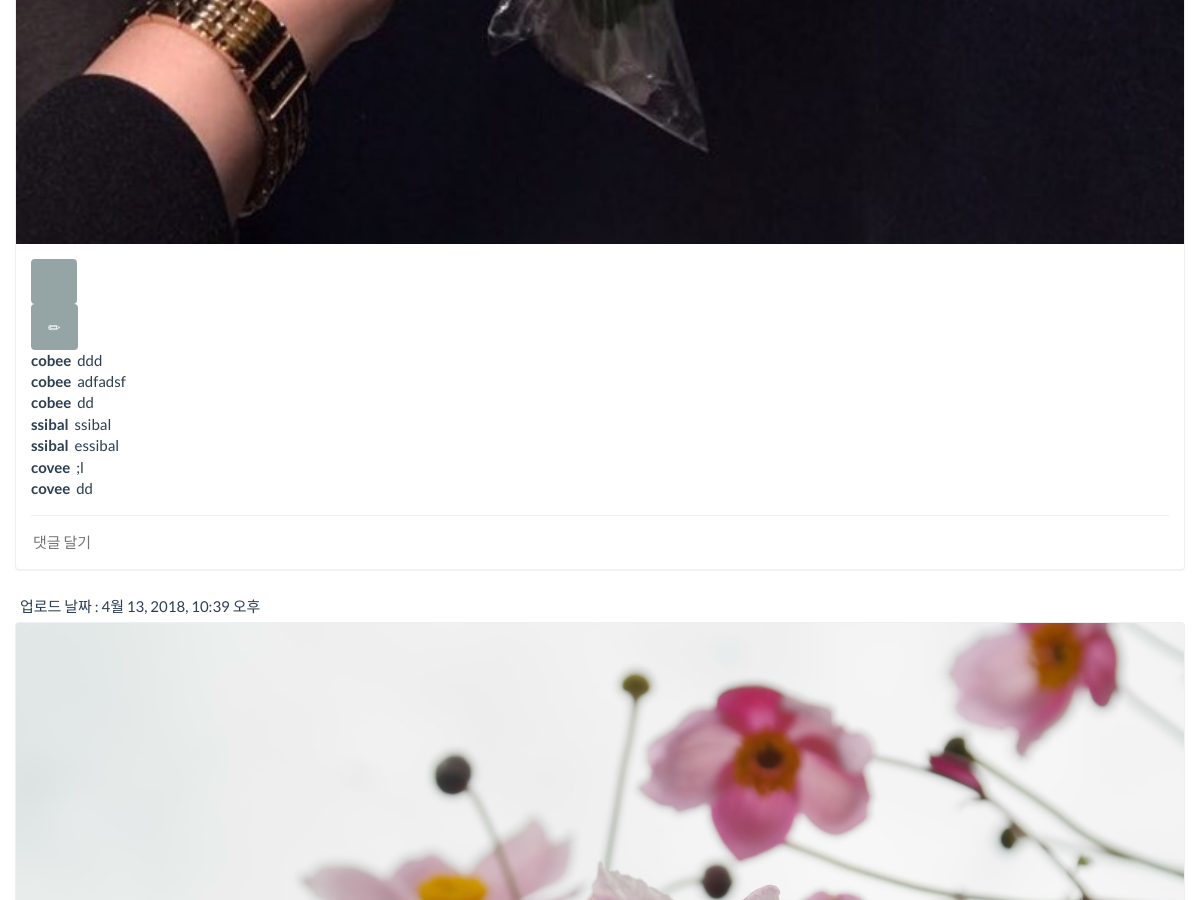
Page /post/ (middle part) on the earlier database version.
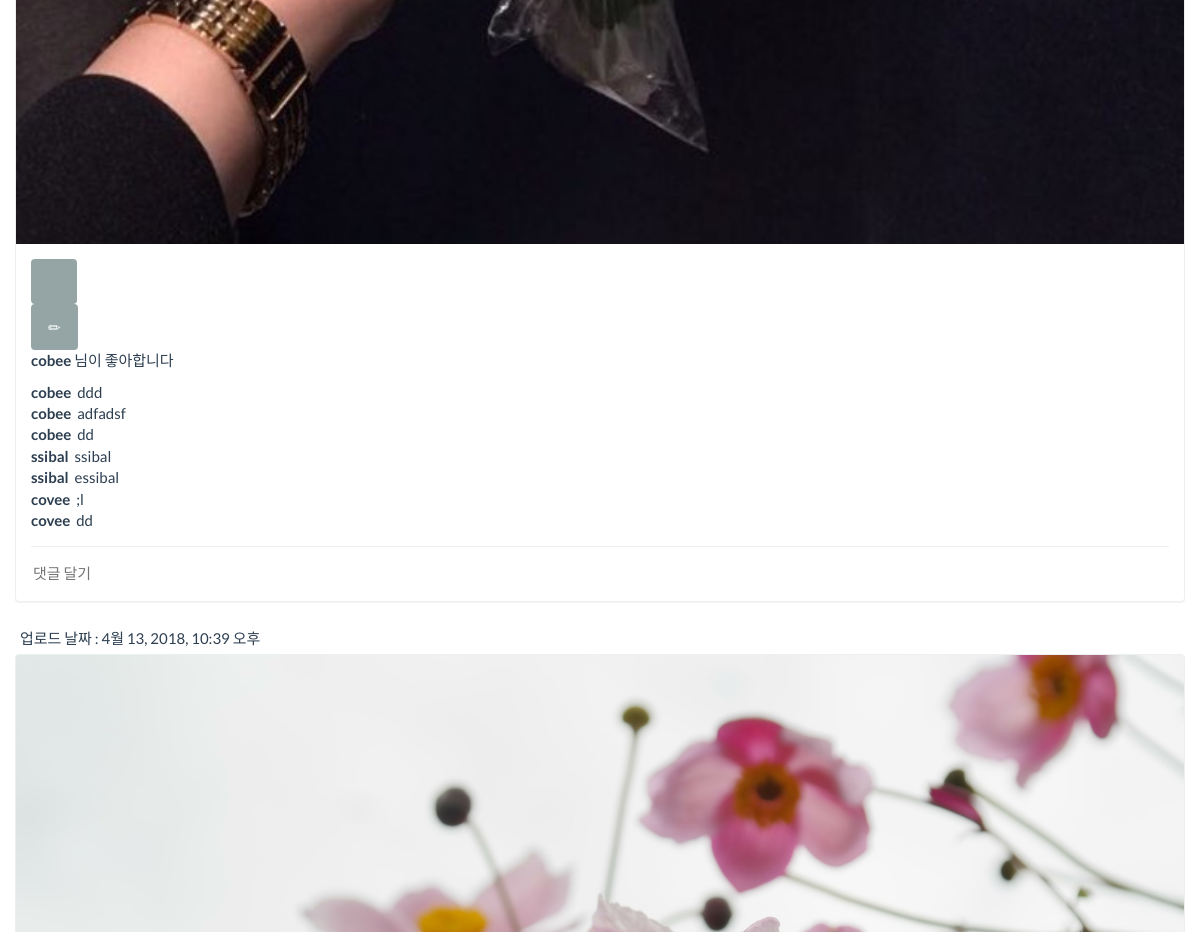
Same page on the later database version.
### post/models.py (models this page shows, shortened)
class Post(models.Model):
	author = models.ForeignKey(settings.AUTH_USER_MODEL)
	photo = models.ImageField(upload_to='post')
	created_at = models.DateTimeField(auto_now=False, auto_now_add=True)
	passed_time = models.TimeField(auto_now=False, auto_now_add=True)

class Comment(models.Model):
	post = models.ForeignKey(Post)
	author = models.ForeignKey(settings.AUTH_USER_MODEL)
	content = models.TextField(max_length=1000)

### member/models.py (models this page shows)
class User(AbstractUser):
	GENDER_MALE = 'm'
	GENDER_FEMALE = 'f'
	GENDER_OTHER = 'o'
	CHOICES_GENDER = (
		(GENDER_MALE, '남성'),
		(GENDER_FEMALE, '여성'),
		(GENDER_OTHER, '기타'),
	)
	img_profile = models.ImageField(upload_to='user', blank=True)
	gender = models.CharField(max_length=1, choices=CHOICES_GENDER)
	objects = UserManager()
	like_posts = models.ManyToManyField('post.Post', blank=True, related_name='like_users')
	def __str__(self):
		return self.username

### post/views.py (the view)
def post_list(request):
	posts = Post.objects.all()
	comments = Comment.objects.all()
	comment_form = CommentForm()
	context = {
		'posts': posts,
		'comment_form': comment_form,
	}
	return render(request, 'post/post_list.html', context)

### post/forms.py (shortened to what this page needs)
class CommentForm(forms.ModelForm):
	class Meta:
		model = Comment
		fields = (
			'content',
		)
		widgets = {
			'content': forms.TextInput(
				attrs = {
					'class': 'content',
					'placeholder': '댓글 달기',
				}
			)
		}

### post/templates/post/post_list.html (shortened to what this page needs)
{% extends 'base.html' %}
{% block content %}
	<div class="row">
		{% for post in posts %}
			<div id="post-{{ post.pk }}">
			{% include 'include/post.html' with post_type='list' %}
			</div>
					<div id="created-at" class="created-at">
						업로드 날짜 : {{ post.created_at }}
					</div>
		{% endfor %}
	</div>
{% endblock %}

### templates/include/post.html (shortened to what this page needs)
<div class="panel panel-default post-item">
	{% if post_type == 'list' %}
	<a href="{% url 'post:post_detail' post_pk=post.pk %}">
		<img src="{{ post.photo.url }}" alt="" class="post-image">
	</a>
	{% else %}
		<img src="{{ post.photo.url }}" alt="" class="post-image">
	{% endif %}
	<div class="panel-body">
		<div class="btn-container">
			<form
				action="{% url 'post:post_like_toggle' post_pk=post.pk %}?next=
					{% if post_type == 'list' %}
						{% url 'post:post_list' %}#post-{{ post.pk }}
					{% elif post_type == 'detail' %}
						{% url 'post:post_detail' post_pk=post.pk %}
					{% endif %}"
				method="POST"
				class="form-inline">
				<button class="btn btn-default btn-post-toggle" aria-label="Like button">
					<span
					  class="glyphicon
					    {% if post in user.like_posts.all %}
					      	glyphicon-heart
						{% else %}
							glyphicon-heart-empty
						{% endif %}"
					  aria-hidden="true"></span>
				</button>
			</form>
			<a class="btn btn-default btn-post-toggle"
			   onclick="document.getElementById('{{ comment_form.content.id_for_label }}').focus()">
				<span class="glyphicon glyphicon-pencil"></span>
			</a>
		</div>
		{% with like_count=post.like_users.count %}
			{% if like_count %}
			<p class="like-count">
				{% if like_count < 10 %}
					<b>
					{% for user in post.like_users.all %}
						{{ user.username }}{% if not forloop.last %}, {% endif %}
					{% endfor %}
					</b>
					님이 좋아합니다
				{% else %}
					<b>좋아요 {{ user.like_posts.count }}개</b>
				{% endif %}
			</p>
			{% endif %}
		{% endwith %}
		{% if post.comment_set.exists %}
		<ul class="comment-list">
			{% for comment in post.comment_set.all %}
			<li class="comment">
				<span class="comment-author">{{ comment.author }}</span>
				<span class="comment-content">{{ comment.content }}</span>
			</li>
			{% endfor %}
		</ul>
		<hr>
		{% endif %}
		<form
		action="{% url 'post:comment_create' post_pk=post.pk %}?next=
		{% if post_type == 'list' %}
			{% url 'post:post_list' %}#post-{{ post.pk }}
		{% elif post_type == 'detail' %}
			{% url 'post:post_detail' post_pk=post.pk %}
		{% endif %}"
		method="POST"
		class="comment-form">
			{{ comment_form.content }}
		</form>
	</div>
</div>

Differences in the rows shown:
changed Post "4월 13, 2018, 10:39 오후": gains User (username "cobee"); now shows "님이 좋아합니다"
